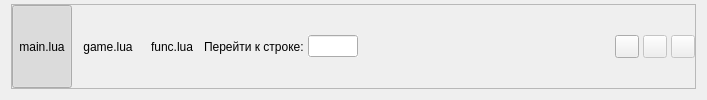
      <widget class="QWidget" name="CodeTab">
       <attribute name="icon">
        <iconset resource="../res/icons.qrc">
         <normaloff>:/MainWindow/icons/20x20/code.png</normaloff>:/MainWindow/icons/20x20/code.png</iconset>
       </attribute>
       <attribute name="title">
        <string>Код</string>
       </attribute>
       <layout class="QVBoxLayout" name="verticalLayout">
        <property name="spacing">
         <number>3</number>
        </property>
        <property name="topMargin">
         <number>4</number>
        </property>
        <item>
         <widget class="QFrame" name="frame_4">
          <property name="frameShape">
           <enum>QFrame::StyledPanel</enum>
          </property>
          <property name="frameShadow">
           <enum>QFrame::Raised</enum>
          </property>
          <layout class="QHBoxLayout" name="horizontalLayout">
           <property name="spacing">
            <number>4</number>
           </property>
           <property name="margin">
            <number>0</number>
           </property>
           <item>
            <widget class="QToolButton" name="butMainLua">
             <property name="sizePolicy">
              <sizepolicy hsizetype="Preferred" vsizetype="Preferred">
               <horstretch>0</horstretch>
               <verstretch>0</verstretch>
              </sizepolicy>
             </property>
             <property name="contextMenuPolicy">
              <enum>Qt::DefaultContextMenu</enum>
             </property>
             <property name="text">
              <string>main.lua</string>
             </property>
             <property name="checkable">
              <bool>true</bool>
             </property>
             <property name="checked">
              <bool>true</bool>
             </property>
             <property name="autoExclusive">
              <bool>true</bool>
             </property>
             <property name="autoRaise">
              <bool>true</bool>
             </property>
            </widget>
           </item>
           <item>
            <widget class="QToolButton" name="butGameLua">
             <property name="sizePolicy">
              <sizepolicy hsizetype="Preferred" vsizetype="Preferred">
               <horstretch>0</horstretch>
               <verstretch>0</verstretch>
              </sizepolicy>
             </property>
             <property name="text">
              <string>game.lua</string>
             </property>
             <property name="iconSize">
              <size>
               <width>17</width>
               <height>17</height>
              </size>
             </property>
             <property name="checkable">
              <bool>true</bool>
             </property>
             <property name="autoRaise">
              <bool>true</bool>
             </property>
            </widget>
           </item>
           <item>
            <widget class="QToolButton" name="butFuncLua">
             <property name="sizePolicy">
              <sizepolicy hsizetype="Preferred" vsizetype="Preferred">
               <horstretch>0</horstretch>
               <verstretch>0</verstretch>
              </sizepolicy>
             </property>
             <property name="text">
              <string>func.lua</string>
             </property>
             <property name="iconSize">
              <size>
               <width>17</width>
               <height>17</height>
              </size>
             </property>
             <property name="checkable">
              <bool>true</bool>
             </property>
             <property name="autoRaise">
              <bool>true</bool>
             </property>
            </widget>
           </item>
           <item>
            <widget class="QLabel" name="label">
             <property name="text">
              <string>Перейти к строке:</string>
             </property>
            </widget>
           </item>
           <item>
            <widget class="QLineEdit" name="LineNumber">
             <property name="sizePolicy">
              <sizepolicy hsizetype="Fixed" vsizetype="Fixed">
               <horstretch>0</horstretch>
               <verstretch>0</verstretch>
              </sizepolicy>
             </property>
             <property name="maximumSize">
              <size>
               <width>50</width>
               <height>16777215</height>
              </size>
             </property>
             <property name="layoutDirection">
              <enum>Qt::LeftToRight</enum>
             </property>
             <property name="autoFillBackground">
              <bool>true</bool>
             </property>
             <property name="inputMask">
              <string/>
             </property>
            </widget>
           </item>
           <item>
            <spacer name="horizontalSpacer">
             <property name="orientation">
              <enum>Qt::Horizontal</enum>
             </property>
             <property name="sizeHint" stdset="0">
              <size>
               <width>253</width>
               <height>20</height>
              </size>
             </property>
            </spacer>
           </item>
           <item>
            <widget class="QToolButton" name="butOrf">
             <property name="text">
              <string/>
             </property>
             <property name="icon">
              <iconset resource="../res/icons.qrc">
               <normaloff>:/MainWindow/icons/16x16/spellcheck.png</normaloff>:/MainWindow/icons/16x16/spellcheck.png</iconset>
             </property>
             <property name="checkable">
              <bool>true</bool>
             </property>
            </widget>
           </item>
           <item>
            <widget class="QToolButton" name="butSpellWord">
             <property name="enabled">
              <bool>false</bool>
             </property>
             <property name="text">
              <string/>
             </property>
             <property name="icon">
              <iconset resource="../res/icons.qrc">
               <normaloff>:/MainWindow/icons/16x16/spelledit.png</normaloff>:/MainWindow/icons/16x16/spelledit.png</iconset>
             </property>
            </widget>
           </item>
           <item>
            <widget class="QToolButton" name="butIgnoreWord">
             <property name="enabled">
              <bool>false</bool>
             </property>
             <property name="text">
              <string/>
             </property>
             <property name="icon">
              <iconset resource="../res/icons.qrc">
               <normaloff>:/MainWindow/icons/16x16/spellignore.png</normaloff>:/MainWindow/icons/16x16/spellignore.png</iconset>
             </property>
            </widget>
           </item>
          </layout>
         </widget>
        </item>
       </layout>
      </widget>
